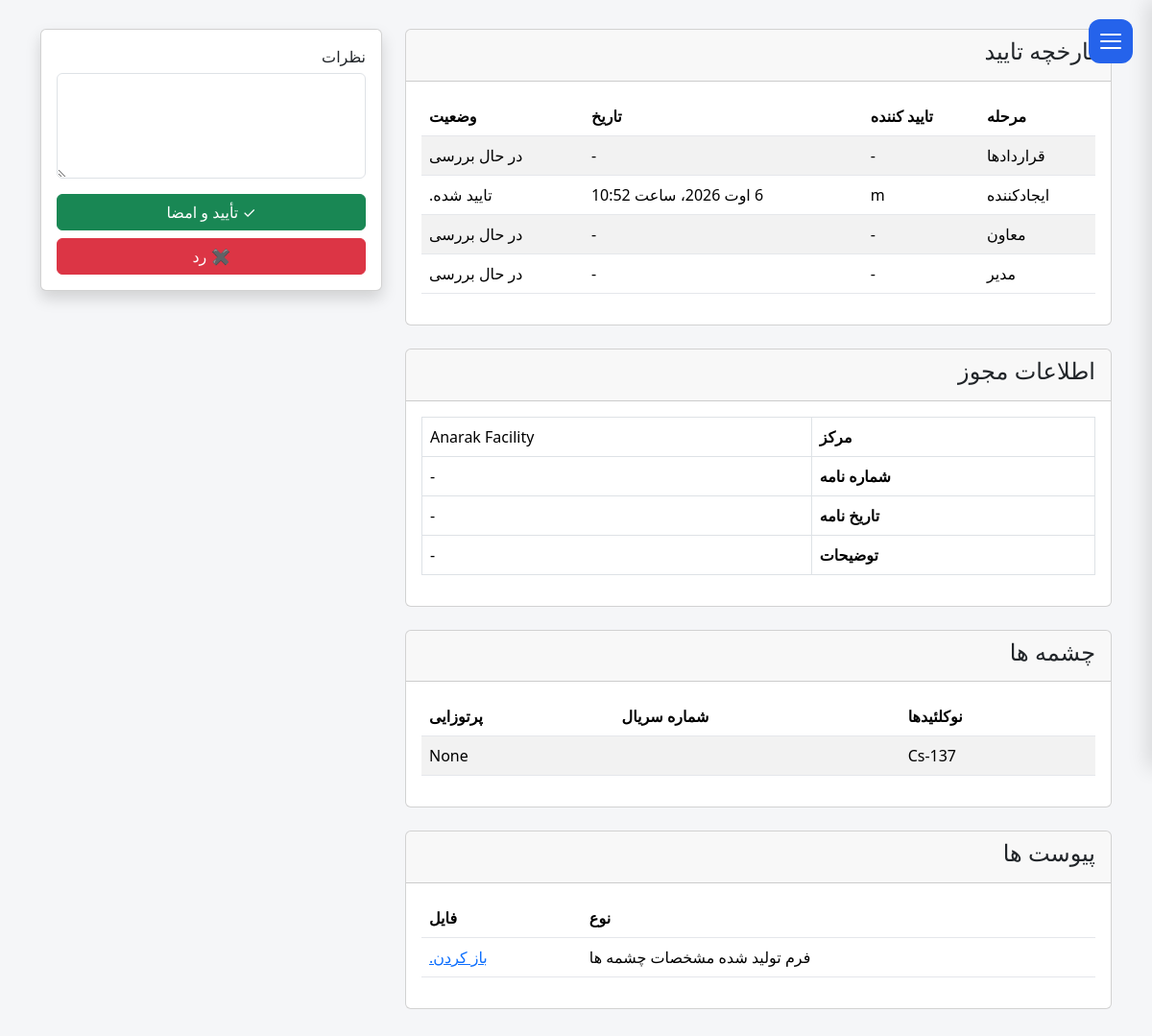
/operations/licenses/5/sign/ (signed in), run on an earlier commit of the app's database.
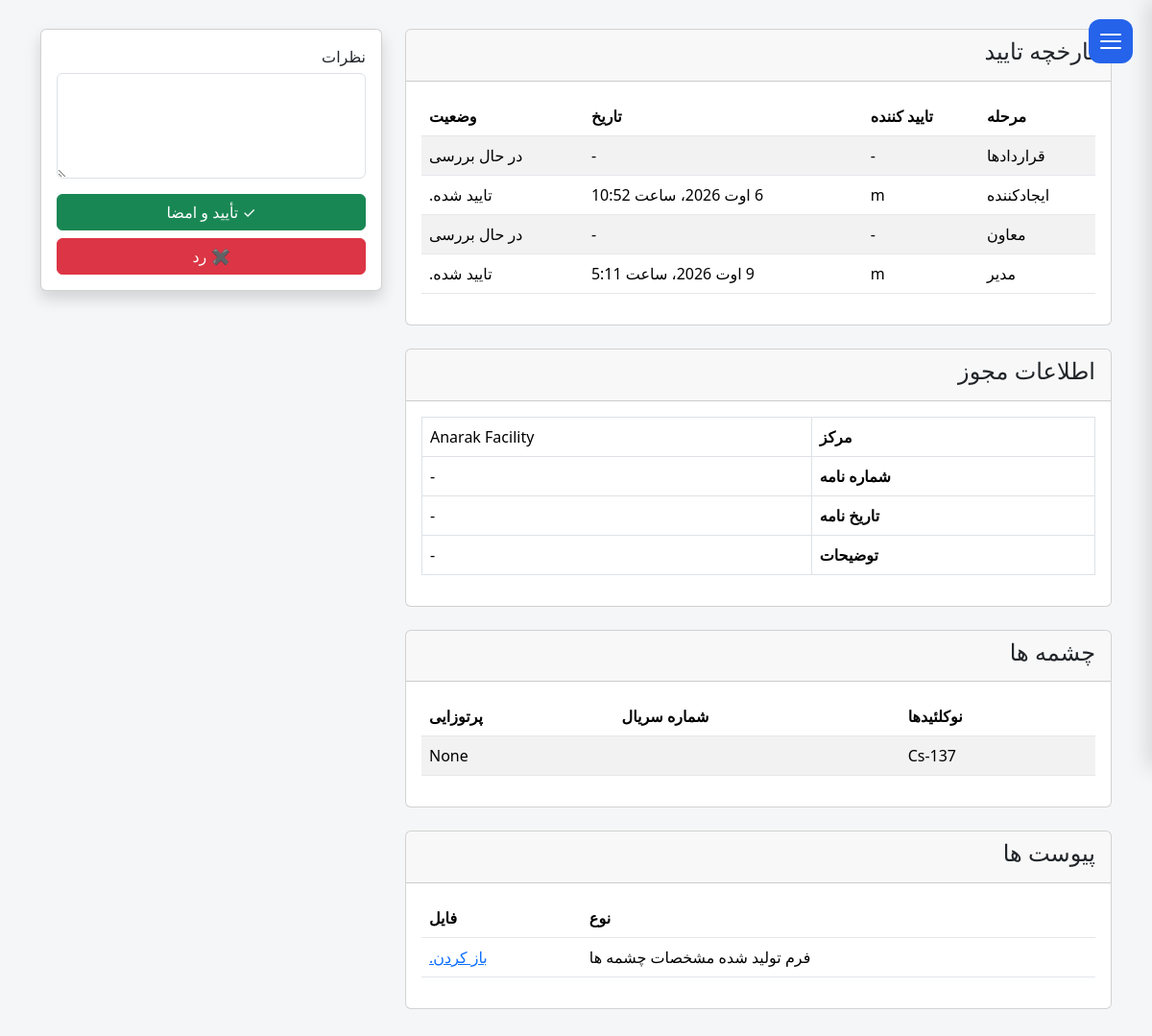
And on a later commit of the database.
### operations/models.py (models this page shows, shortened)
class LicenseApproval(models.Model):
    class ApprovalStep(models.TextChoices):
        CREATOR = "CREATOR", _("Creator")
        MANAGER = "MANAGER", _("Manager")
        DEPUTY = "DEPUTY", _("Deputy Manager")
        CONTRACTS = "CONTRACTS", _("Contracts")
    class ApprovalStatus(models.TextChoices):
        PENDING = "PENDING", _("Pending")
        APPROVED = "APPROVED", _("Approved")
        REJECTED = "REJECTED", _("Rejected")
    license = models.ForeignKey(
        LicenseRequest,
        verbose_name=_("License"),
        related_name="approvals",
        on_delete=models.CASCADE,
    )
    step = models.CharField(  _("Approval Step"),
        max_length=30,
        choices=ApprovalStep.choices,
    )
    order = models.PositiveSmallIntegerField()
    approver = models.ForeignKey(
        settings.AUTH_USER_MODEL,
        verbose_name=_("Approver"),
        on_delete=models.SET_NULL,
        null=True,
        blank=True,
    )
    status = models.CharField(_("Status"),
        max_length=20,
        choices=ApprovalStatus.choices,
        default=ApprovalStatus.PENDING,
    )
    approved_at = models.DateTimeField( _("Approved At"),
        null=True,
        blank=True,
    )
    comments = models.TextField(_("Comments"),
        blank=True,
    )
    history = HistoricalRecords()
    class Meta:
        ordering = ["order"]
        verbose_name = _("License Approval")
        verbose_name_plural = _("License Approvals")

### operations/views.py (the view, shortened to what this page needs)
def license_sign(request, pk):
    license_request = get_object_or_404(
        LicenseRequest,
        pk=pk,
    )
    if license_request.status == LicenseStatus.WAITING_CREATOR:
        current_step = LicenseApproval.ApprovalStep.CREATOR
    elif license_request.status == LicenseStatus.WAITING_MANAGER:
        current_step = LicenseApproval.ApprovalStep.MANAGER
    elif license_request.status == LicenseStatus.WAITING_DEPUTY:
        current_step = LicenseApproval.ApprovalStep.DEPUTY
    specification = get_object_or_404(
        LicenseAttachment,
        license=license_request,
        attachment_type=LicenseAttachmentType.SPECIFICATION,
    )
    approval = get_object_or_404(
        LicenseApproval,
        license=license_request,
        step=current_step,
    )
    history = (
        LicenseApproval.objects
        .filter(
            license=license_request,
        )
        .order_by(
            "step",
        )
    )
    return render(
        request,
        "operations/license_sign.html",
        {
            "license": license_request,
            "specification": specification,
            "approval": approval,
            "history": history,
        },
    )

### facilities/models.py (called while the page is built)
    def __str__(self):
        return str(self.name) if self.name else _("Unnamed Facility")

### reference/models.py (called while the page is built)
    def __str__(self):
        return self.name

### templates/operations/license_sign.html (shortened to what the changed rows need)
{% extends "base.html" %}
{% load i18n %}
{% block content %}
<div class="container">
    <div class="row">
        <div class="col-lg-8">
            <div class="card mb-4">
                <div class="card-body">
                    <table class="table table-striped">
                        <thead>
                            <tr>
                                <th>{% trans "Step" %}</th>
                                <th>{% trans "Approver" %}</th>
                                <th>{% trans "Date" %}</th>
                                <th>{% trans "Status" %}</th>
                            </tr>
                        </thead>
                        <tbody>
                        {% for approval in history %}
                            <tr>
                                <td>
                                    {{ approval.get_step_display }}
                                </td>
                                <td>
                                    {{ approval.approver|default:"-" }}
                                </td>
                                <td>
                                    {{ approval.approved_at|default:"-" }}
                                </td>
                                <td>
                                    {{ approval.get_status_display }}
                                </td>
                            </tr>
                        {% empty %}
                            <tr>
                                <td colspan="4">
                                    {% trans "No approvals." %}
                                </td>
                            </tr>
                        {% endfor %}
                        </tbody>
                    </table>
                </div>
            </div>
            <div class="card mb-4">
                <div class="card-body">
                    <table class="table table-bordered">
                        <tr>
                            <th>{% trans "Facility" %}</th>
                        </tr>
                        <tr>
                            <th>{% trans "Letter Number" %}</th>
                        </tr>
                        <tr>
                            <th>{% trans "Letter Date" %}</th>
                        </tr>
                        <tr>
                            <th>{% trans "Description" %}</th>
                        </tr>
                    </table>
                </div>
            </div>
            <div class="card mb-4">
                <div class="card-body">
                    {% if license.sources.exists %}
                        <table class="table table-striped">
                            <thead>
                                <tr>
                                    <th>
                                        {% trans "Nuclide" %}
                                    </th>
                                    <th>
                                        {% trans "Serial Number" %}
                                    </th>
                                    <th>
                                        {% trans "Activity" %}
                                    </th>
                                </tr>
                            </thead>
                        </table>
                    {% else %}
                        <p>
                            {% trans "No sources." %}
                        </p>
                    {% endif %}
                </div>
            </div>
            <div class="card mb-4">
                <div class="card-body">
                    <table class="table">
                        <thead>
                            <tr>
                                <th>
                                    {% trans "Type" %}
                                </th>
                                <th>
                                    {% trans "File" %}
                                </th>
                            </tr>
                        </thead>
                    </table>
                </div>
            </div>
        </div>
    </div>
</div>
{% endblock %}

What changed in the data, as far as the page shows it:
changed LicenseApproval "مدیر": approver "-" → "m"; approved_at "-" → "9 اوت 2026، ساعت 5:11"; status "در حال بررسی" → "تایید شده."
